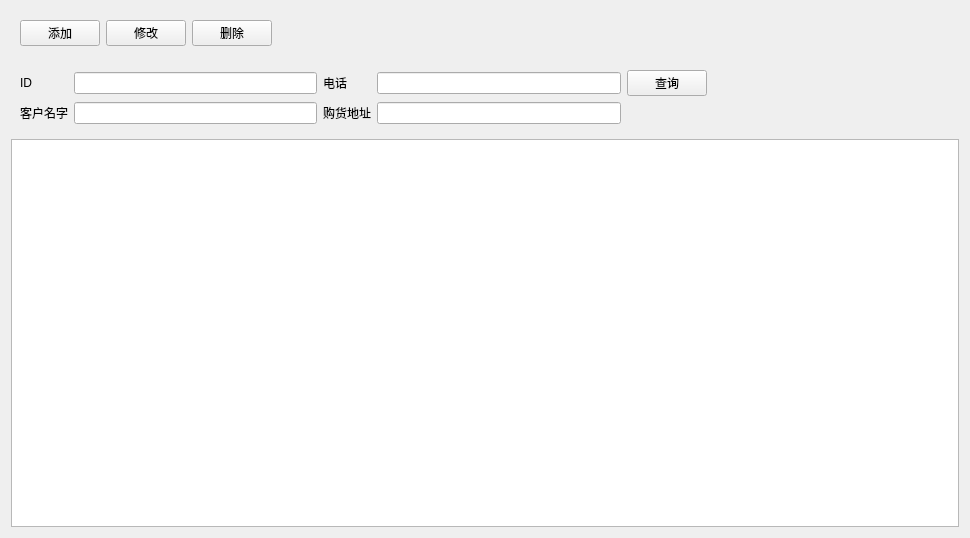
<?xml version="1.0" encoding="UTF-8"?>
<ui version="4.0">
 <class>CustomManage</class>
 <widget class="QWidget" name="CustomManage">
  <property name="geometry">
   <rect>
    <x>0</x>
    <y>0</y>
    <width>970</width>
    <height>538</height>
   </rect>
  </property>
  <property name="windowTitle">
   <string>Form</string>
  </property>
  <layout class="QGridLayout" name="gridLayout_3">
   <item row="0" column="0">
    <widget class="QWidget" name="widget" native="true">
     <layout class="QGridLayout" name="gridLayout">
      <item row="0" column="2">
       <widget class="QPushButton" name="deletebutton">
        <property name="text">
         <string>删除</string>
        </property>
       </widget>
      </item>
      <item row="0" column="0">
       <widget class="QPushButton" name="addbutton">
        <property name="text">
         <string>添加</string>
        </property>
       </widget>
      </item>
      <item row="0" column="1">
       <widget class="QPushButton" name="editbutton">
        <property name="text">
         <string>修改</string>
        </property>
       </widget>
      </item>
      <item row="0" column="3">
       <spacer name="horizontalSpacer">
        <property name="orientation">
         <enum>Qt::Horizontal</enum>
        </property>
        <property name="sizeHint" stdset="0">
         <size>
          <width>40</width>
          <height>20</height>
         </size>
        </property>
       </spacer>
      </item>
     </layout>
    </widget>
   </item>
   <item row="1" column="0">
    <widget class="QWidget" name="widget_2" native="true">
     <layout class="QGridLayout" name="gridLayout_2">
      <item row="0" column="3">
       <widget class="QLineEdit" name="phoneedit"/>
      </item>
      <item row="0" column="0">
       <widget class="QLabel" name="label_6">
        <property name="text">
         <string>ID</string>
        </property>
       </widget>
      </item>
      <item row="1" column="2">
       <widget class="QLabel" name="label_3">
        <property name="text">
         <string>购货地址</string>
        </property>
       </widget>
      </item>
      <item row="1" column="3">
       <widget class="QLineEdit" name="addressEdit"/>
      </item>
      <item row="0" column="2">
       <widget class="QLabel" name="label_4">
        <property name="text">
         <string>电话</string>
        </property>
       </widget>
      </item>
      <item row="1" column="1">
       <widget class="QLineEdit" name="customEdit"/>
      </item>
      <item row="0" column="1">
       <widget class="QLineEdit" name="idedit"/>
      </item>
      <item row="0" column="4">
       <widget class="QPushButton" name="query">
        <property name="text">
         <string>查询</string>
        </property>
       </widget>
      </item>
      <item row="1" column="0">
       <widget class="QLabel" name="label">
        <property name="text">
         <string>客户名字</string>
        </property>
       </widget>
      </item>
      <item row="0" column="5">
       <spacer name="horizontalSpacer_2">
        <property name="orientation">
         <enum>Qt::Horizontal</enum>
        </property>
        <property name="sizeHint" stdset="0">
         <size>
          <width>40</width>
          <height>20</height>
         </size>
        </property>
       </spacer>
      </item>
     </layout>
    </widget>
   </item>
   <item row="2" column="0">
    <widget class="QTableView" name="tableView"/>
   </item>
  </layout>
 </widget>
 <resources/>
 <connections/>
</ui>
